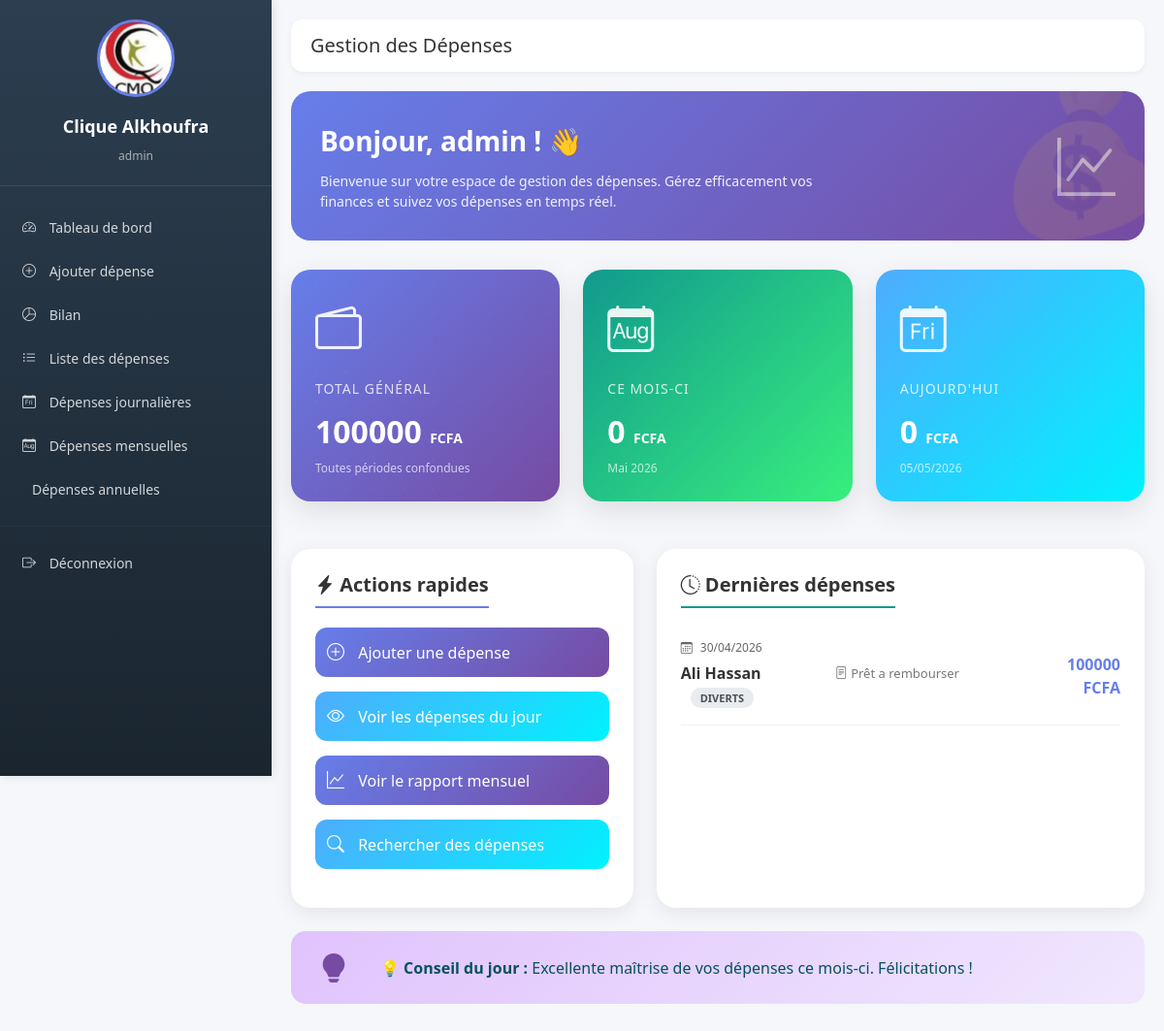
Page /dashboard/ (signed in) on the earlier database version.
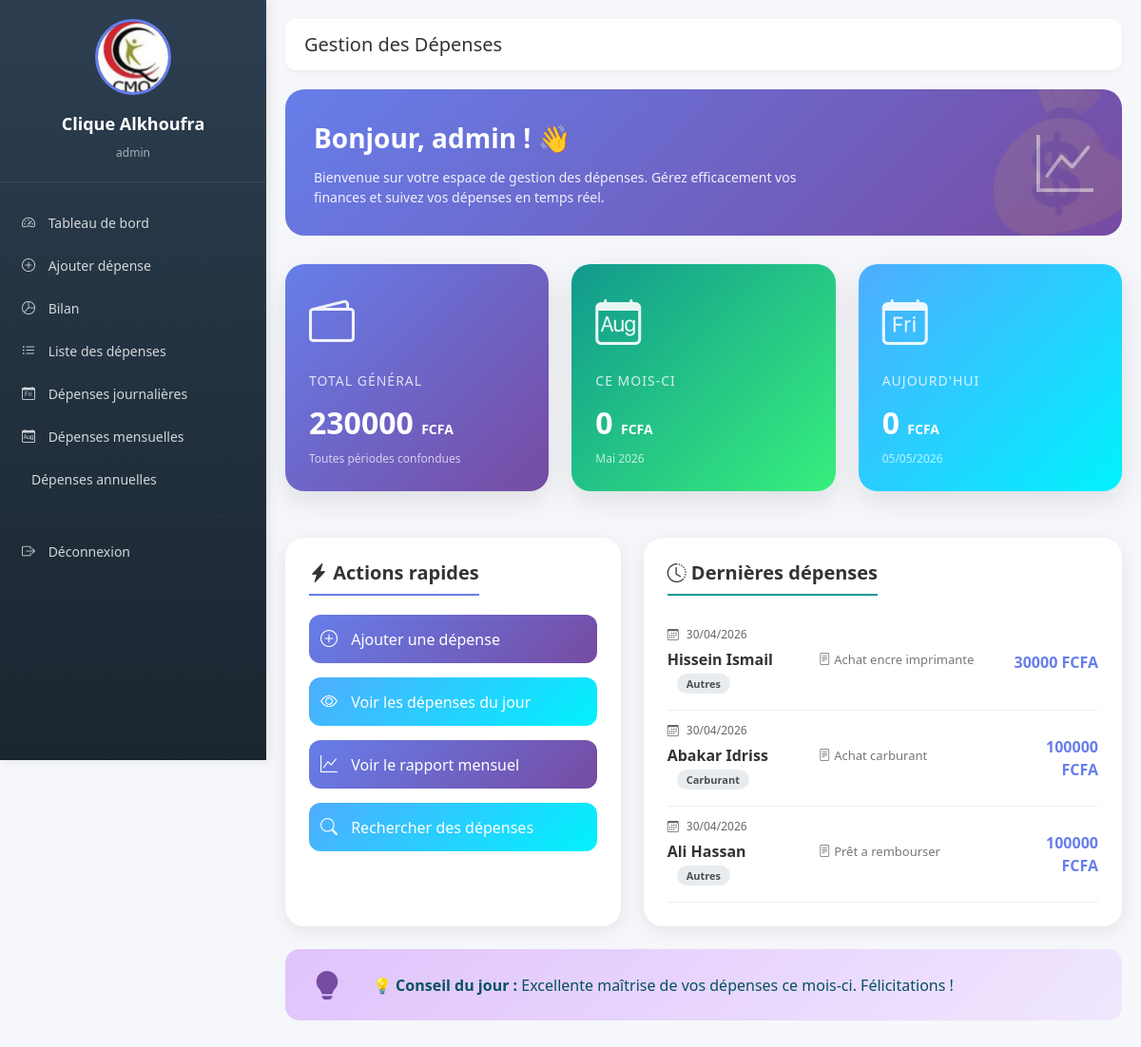
Same page on the later database version.
### depenses/models.py (models this page shows, shortened)
class Depense(models.Model):
    SERVICES = [
        ('SERVICE_CLINIQUE', 'Service Clinique'),
        ('LABORATOIRE', 'Laboratoire'),
        ('CHIRURGIE_INFIRMERIE', 'Chirurgie et Infirmerie'),
        ('CARBURANT', 'Carburant'),
        ('MAINTENANCE', 'Maintenance'),
        ('LOCATION', 'Location'),
        ('CAMPUS_MEDECIN', 'Campus Médecin'),
        ('TAXES', 'Taxes'),
        ('SALAIRE', 'Salaire'),
        ('RECEPTION', 'Réception'),
        ('HYGIENE', 'Hygiène'),
        ('AUTRES', 'Autres'),
    ]
    date = models.DateField(default=timezone.now)
    nom_prenom = models.CharField(max_length=200, verbose_name="Nom et prénom")
    service = models.CharField(max_length=50, choices=SERVICES, default='AUTRES')
    motif_depense = models.TextField(verbose_name="Motif de la dépense")
    montant = models.DecimalField(max_digits=10, decimal_places=2)
    remarque = models.TextField(blank=True, null=True)
    nom_utilisateur = models.ForeignKey(User, on_delete=models.CASCADE)
    created_at = models.DateTimeField(auto_now_add=True)
    updated_at = models.DateTimeField(auto_now=True)
    justificatif = models.FileField(
        upload_to=upload_justificatif_path,
        verbose_name="Justificatif (facture, reçu)",
        blank=True,
        null=True,
        help_text="Formats acceptés: PDF, JPG, PNG, JPEG (max 5MB)"
    )
    justificatif_nom = models.CharField(max_length=255, blank=True, null=True)
    class Meta:
        ordering = ['-date']
        verbose_name = "Dépense"
        verbose_name_plural = "Dépenses"

### depenses/views.py (the view)
# urls.py: path('dashboard/', views.dashboard, name='dashboard'),
@login_required
def dashboard(request):
    today = timezone.now().date()
    current_month = timezone.now()
    mois_fr = ['Janvier', 'Février', 'Mars', 'Avril', 'Mai', 'Juin',
               'Juillet', 'Août', 'Septembre', 'Octobre', 'Novembre', 'Décembre']
    total_general = Depense.objects.filter(nom_utilisateur=request.user).aggregate(Sum('montant'))['montant__sum'] or 0
    total_mois = Depense.objects.filter(
        nom_utilisateur=request.user,
        date__year=current_month.year,
        date__month=current_month.month
    ).aggregate(Sum('montant'))['montant__sum'] or 0
    total_jour = Depense.objects.filter(
        nom_utilisateur=request.user,
        date=today
    ).aggregate(Sum('montant'))['montant__sum'] or 0
    dernieres_depenses = Depense.objects.filter(nom_utilisateur=request.user).order_by('-date', '-id')[:10]
    context = {
        'total_general': total_general,
        'total_mois': total_mois,
        'total_jour': total_jour,
        'dernieres_depenses': dernieres_depenses,
        'today': today,
        'today_date': today.strftime('%d/%m/%Y'),
        'current_month': f"{mois_fr[current_month.month - 1]} {current_month.year}",
    }
    return render(request, 'depenses/dashboard.html', context)

### depenses/templates/depenses/dashboard.html (shortened to what the changed rows need)
{% extends 'depenses/base.html' %}
{% load django_bootstrap5 %}
{% load static %}
{% block content %}
<div class="animate-fadeInUp">
    <div class="row mb-4">
        <div class="col-md-4">
            <div class="stat-card-modern stat-card-primary">
                <div class="stat-icon">
                    <i class="bi bi-wallet2"></i>
                </div>
                <div class="stat-title">Total général</div>
                <div class="stat-value">{{ total_general|default:"0"|floatformat:0 }} <small style="font-size: 14px;">FCFA</small></div>
                <div class="stat-subtitle">Toutes périodes confondues</div>
            </div>
        </div>
    </div>
    <div class="row">
        <div class="col-md-7 mb-4">
            <div class="recent-expenses">
                {% if dernieres_depenses %}
                    {% for depense in dernieres_depenses %}
                    <div class="expense-item">
                        <div class="row align-items-center">
                            <div class="col-md-4">
                                <div class="expense-date">
                                    <i class="bi bi-calendar3"></i> {{ depense.date|date:"d/m/Y" }}
                                </div>
                                <div class="expense-name">
                                    {{ depense.nom_prenom }}
                                    <span class="badge-service">{{ depense.get_service_display }}</span>
                                </div>
                            </div>
                            <div class="col-md-5">
                                <div class="expense-description">
                                    <i class="bi bi-file-text"></i> {{ depense.motif_depense|truncatechars:40 }}
                                </div>
                            </div>
                            <div class="col-md-3 text-end">
                                <div class="expense-amount">
                                    {{ depense.montant|floatformat:0 }} FCFA
                                </div>
                            </div>
                        </div>
                    </div>
                    {% endfor %}
                {% endif %}
            </div>
        </div>
    </div>
</div>
{% endblock %}

Differences in the rows shown:
added Depense: date "30/04/2026", nom_prenom "Hissein Ismail", service "Autres", motif_depense "Achat encre imprimante", montant "30000"
added Depense: date "30/04/2026", nom_prenom "Abakar Idriss", service "Carburant", motif_depense "Achat carburant", montant "100000"
changed Depense "Ali Hassan": service "DIVERTS" → "Autres"
Other differences:
{{ total_general|default:"0"|floatformat:0 }}: "100000" → "230000"
